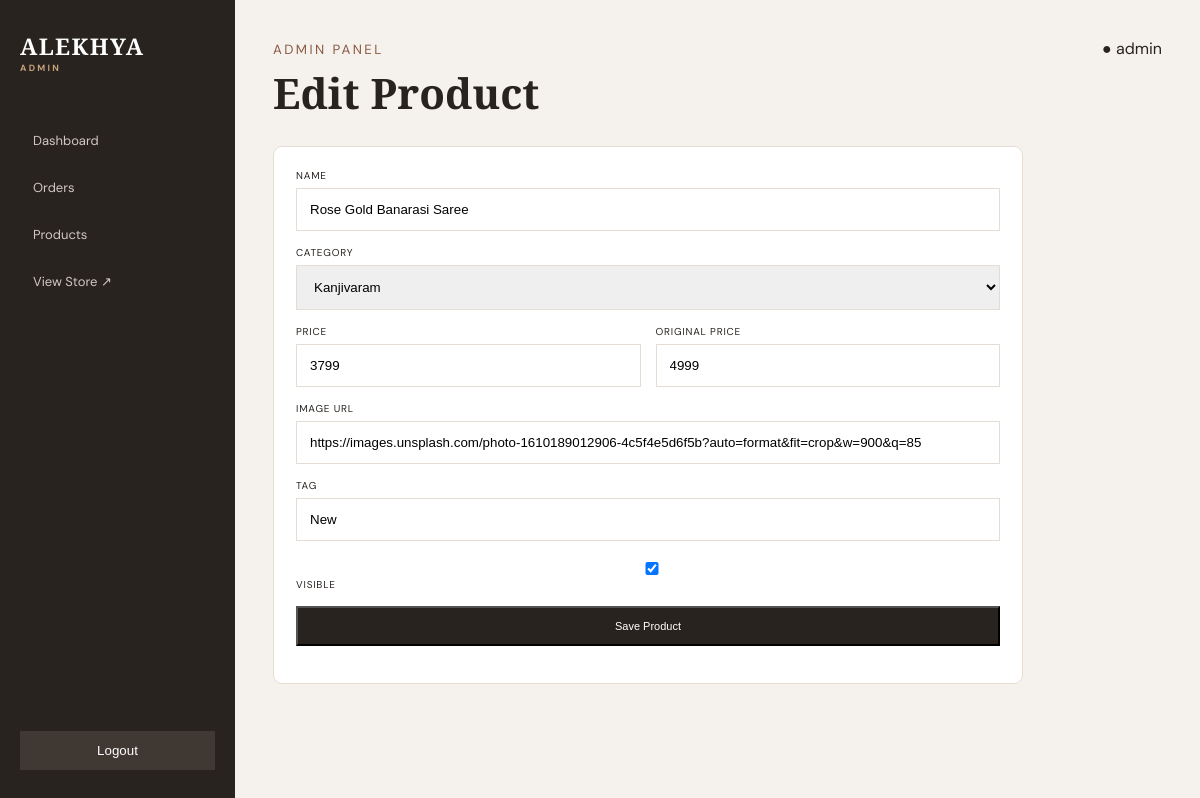
Page /admin/products/2/edit (signed in) on the committed database.
### tables this page shows
CREATE TABLE products(
    id INTEGER PRIMARY KEY AUTOINCREMENT,name TEXT NOT NULL,category TEXT NOT NULL,
    price INTEGER NOT NULL,old_price INTEGER DEFAULT 0,image TEXT NOT NULL,tag TEXT DEFAULT '',active INTEGER DEFAULT 1);

### app.py (the view, shortened to what this page needs)
@app.route("/admin/products/<int:pid>/edit",methods=["GET","POST"])
@admin_required
def edit_product(pid):
    p=product(pid)
    if not p:return "Product not found",404
    return render_template("admin/product_form.html",product=p)

### app.py (called while the page is built)
def db():
    c=sqlite3.connect(DB); c.row_factory=sqlite3.Row; c.execute("PRAGMA foreign_keys=ON"); return c

def admin_required(f):
    @wraps(f)
    def w(*a,**k):
        return f(*a,**k) if session.get("admin_id") else redirect(url_for("admin_login"))
    return w

def product(pid):
    c=db(); r=c.execute("SELECT * FROM products WHERE id=?",(pid,)).fetchone(); c.close(); return r

def cart_data():
    c=db(); items=[]; total=0; count=0
    for pid,qty in session.get("cart",{}).items():
        p=c.execute("SELECT * FROM products WHERE id=? AND active=1",(int(pid),)).fetchone()
        if p:
            sub=p["price"]*qty; items.append({"product":p,"qty":qty,"subtotal":sub}); total+=sub; count+=qty
    c.close(); return items,total,count

@app.context_processor
def ctx(): return {"cart_count":cart_data()[2]}

### templates/admin/product_form.html
{% extends "admin/base.html" %}{% block heading %}{{'Edit' if product else 'Add'}} Product{% endblock %}{% block content %}<section class="formpanel"><form method="post"><label>Name<input name="name" value="{{product.name if product else ''}}" required></label><label>Category<select name="category">{% for x in ['Kanjivaram','Banarasi','Soft Silk','Cotton'] %}<option>{{x}}</option>{% endfor %}</select></label><div class="two"><label>Price<input name="price" type="number" value="{{product.price if product else ''}}" required></label><label>Original Price<input name="old_price" type="number" value="{{product.old_price if product else ''}}"></label></div><label>Image URL<input name="image" value="{{product.image if product else ''}}" required></label><label>Tag<input name="tag" value="{{product.tag if product else ''}}"></label>{% if product %}<label><input type="checkbox" name="active" {% if product.active %}checked{% endif %}> Visible</label>{% endif %}<button class="primary">Save Product</button></form></section>{% endblock %}

### static/admin.css (style rules this page uses)
* { box-sizing:border-box }
body { margin:0;background:#f5f2ee;color:#29231f;font-family:"DM Sans",sans-serif }
.stats div,.panel,.formpanel { background:#fff;border:1px solid #e5ddd4;border-radius:9px;padding:22px }
.primary { display:inline-block;background:#29231f;color:#fff;padding:12px 17px;font-size:11px;margin-bottom:15px }
.formpanel { max-width:750px }
.formpanel form { display:flex;flex-direction:column;gap:15px }
.formpanel label { font-size:10px;text-transform:uppercase;letter-spacing:.08em }
.formpanel input,.formpanel select { width:100%;padding:13px;margin-top:6px;border:1px solid #e5ddd4 }
.two { display:grid;grid-template-columns:1fr 1fr;gap:15px }

### rows in the picture
products: name "Rose Gold Banarasi Saree", price "3799", old_price "4999", image "https://images.unsplash.com/photo-1610189012906-4c5f4e5d6f5b?auto=format&fit=crop&w=900&q=85", tag "New", active "☑"

### other values in the picture
{{ 'Edit' if product else 'Add' }} "Edit"
{{ session.get('admin_username') }} "admin"
form field category "Kanjivaram"
